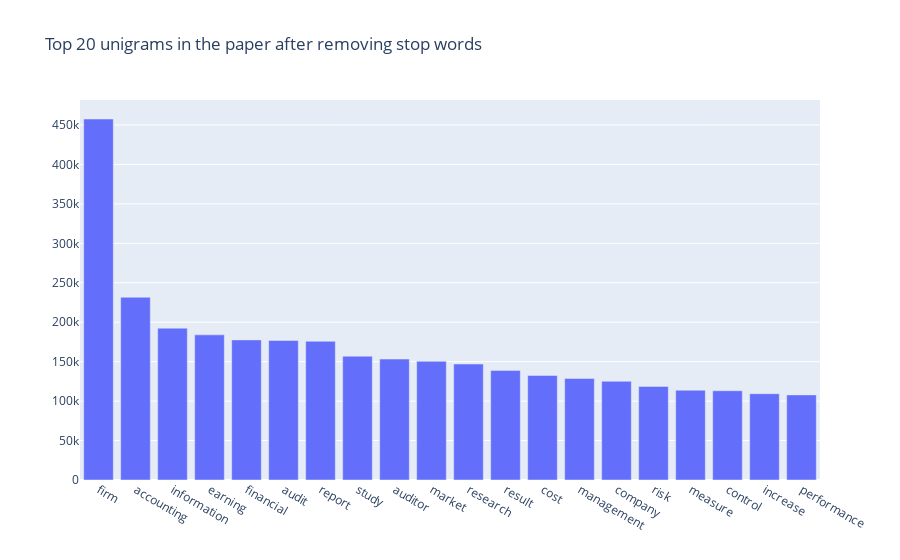

This figure's notebook cell:
### Markdown cell above
## Unigrams

### Code cell
from plotly.offline import plot
import plotly.graph_objects as go
import plotly.express as px

def get_top_n_words(corpus, n=None):
    vec = CountVectorizer(stop_words=stop_list).fit(corpus)
    bag_of_words = vec.transform(corpus)
    sum_words = bag_of_words.sum(axis=0) 
    words_freq = [(word, sum_words[0, idx]) for word, idx in vec.vocabulary_.items()]
    words_freq =sorted(words_freq, key = lambda x: x[1], reverse=True)
    return words_freq[:n]
common_words = get_top_n_words(dt3c['content_10'], NUM_OF_WORDS_IN_EACH_TOPIC)
df2 = pd.DataFrame(common_words, columns = ['unigram' , 'count'])

fig = go.Figure([go.Bar(x=df2['unigram'], y=df2['count'])])
fig.update_layout(title=go.layout.Title(text="Top {} unigrams in the paper after removing stop words".format(NUM_OF_WORDS_IN_EACH_TOPIC)))
fig.show()

### Figure 1 — Plotly figure (JSON) as saved in the notebook; plotly's stock layout.template omitted (floating-point values rounded to 4 significant figures)
{"data": [{"type": "bar", "x": ["firm", "accounting", "information", "earning", "financial", "audit", "report", "study", "auditor", "market", "research", "result", "cost", "management", "company", "risk", "measure", "control", "increase", "performance"], "y": [457592, 231670, 192462, 183965, 177616, 176885, 175888, 156947, 153288, 150385, 146956, 138954, 132470, 128702, 125093, 118635, 113797, 113168, 109400, 107896]}], "layout": {"title": {"text": "Top 20 unigrams in the paper after removing stop words"}}}
